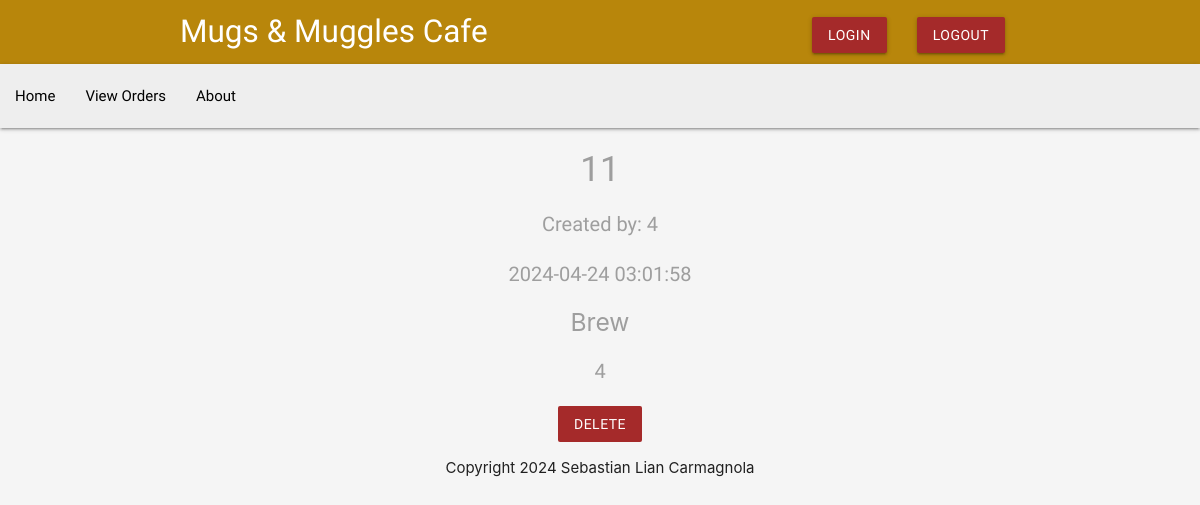
/details.php?order_id=11 (signed in), run on the app's committed database.
### tables this page shows
CREATE TABLE `orders` (
  `order_id` int(10) NOT NULL,
  `user_id` int(10) NOT NULL,
  `brew_id` int(10) NOT NULL,
  `quantity` int(10) NOT NULL,
  `order_date` timestamp NOT NULL DEFAULT current_timestamp() ON UPDATE current_timestamp(),
  `size` varchar(10) NOT NULL
);

### details.php (the view, shortened to what this page needs)
<?php
    include('connectDB.php');
    $order = null;
    if(isset($_GET['order_id'])) {
        $id = mysqli_real_escape_string($link, $_GET['order_id']);
        $sql = "SELECT * FROM orders WHERE order_id = $id";
        $result = mysqli_query($link, $sql);
        $order = mysqli_fetch_assoc($result);
    }
?>
<!DOCTYPE html>
<html>
    <?php include('header.php') ?>
    <?php include('menu.php') ?>
    <div class="container center grey-text">
        <?php if($order): ?>
            <h4><?php echo htmlspecialchars($order['order_id']); ?></h4>
            <p>Created by: <?php echo htmlspecialchars($order['user_id']); ?></p>
            <p><?php echo date($order['order_date']); ?></p>
            <h5>Brew</h5>
            <p><?php echo htmlspecialchars($order['brew_id']); ?></p>
            <form action="details.php" method="POST">
                <input type="submit" name="delete" value="delete" class="btn brand z-depth-0">
            </form>
        <?php else: ?>
            <h5>Order does not exist.</h5>
        <?php endif; ?>
    </div>
    <?php include('footer.php') ?>
</html>

### header.php (style rules this page uses)
.brand { background: #A52A2A !important; font-family: 'Dosis', sans-serif; }
h4, h6 { font-family: 'Dosis', sans-serif; font-size: 35px; }
p { font-family: 'Dosis', sans-serif; font-size: 20px; }

### data on the page
orders: order_id "11", user "4", order_date "2024-04-24 03:01:58", brew "4"
